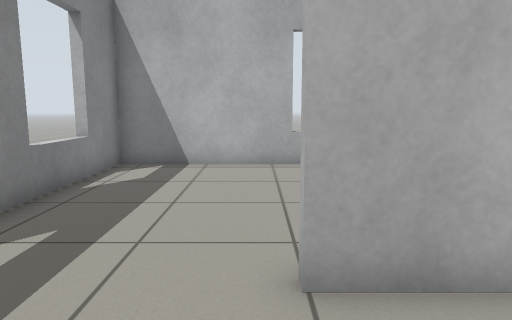
View 1 (above)

12 first-person views from a walk through a world built for the Gazebo simulator. The camera is 0.85 m above the floor, tilts 8° down and sees 70° across. The floor is counted in squares, 0.5 m on a side. Each view is taken from the middle of a square. On the plan, view 1 faces up. The plan holds only what a view shows up to about 17 squares ahead; the rest is blank.

View 2
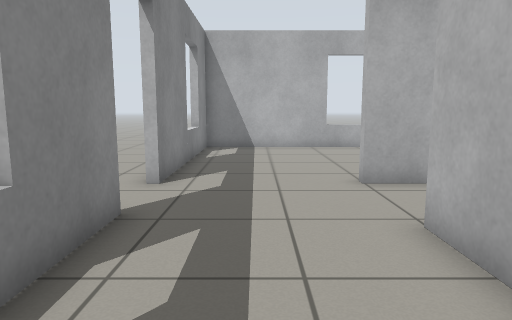

View 3
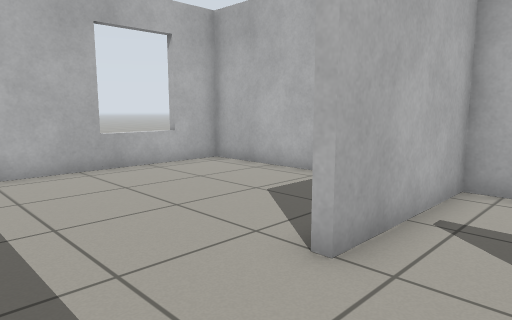

View 4
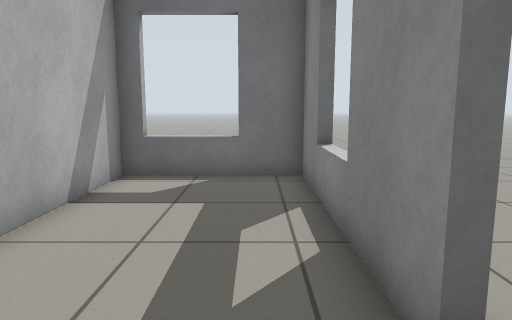

View 5
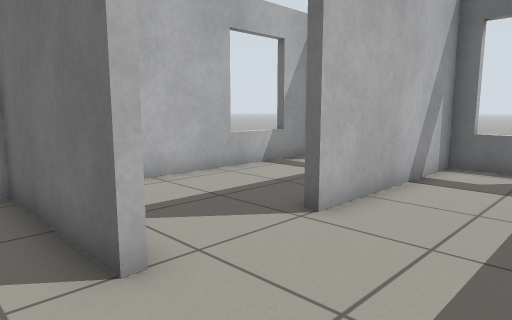

View 6
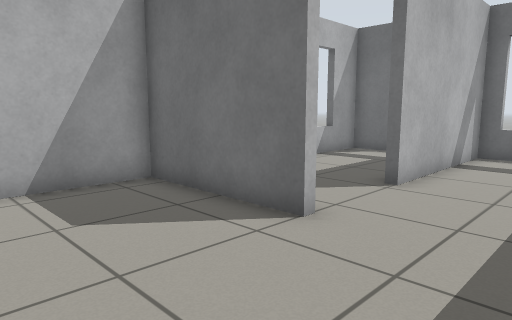

View 7
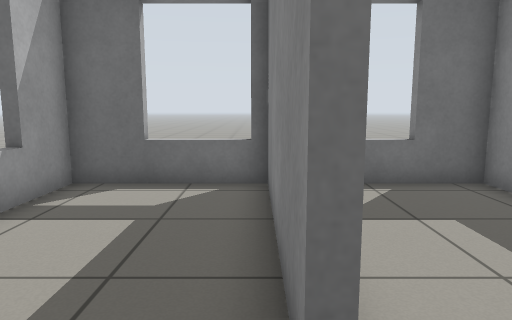

View 8
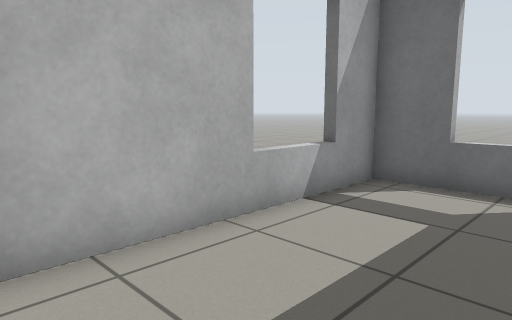

View 9
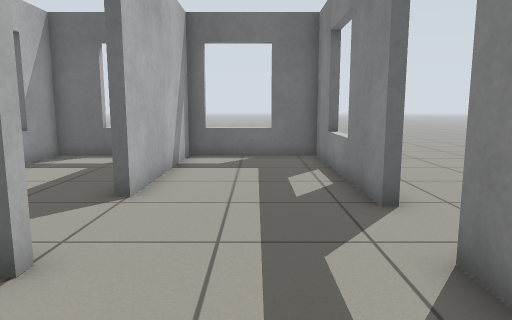

View 10
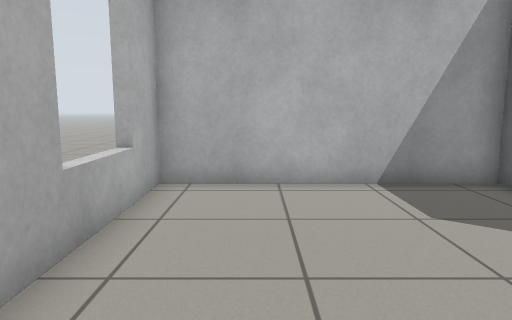

View 11
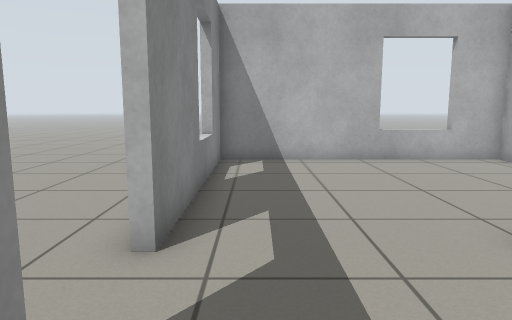

View 12
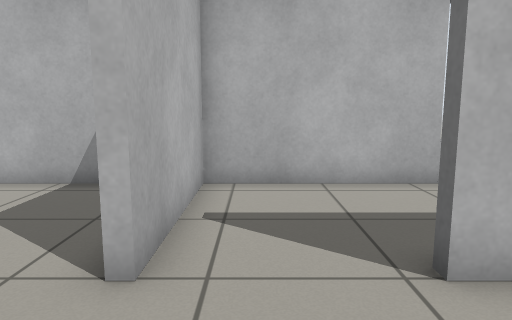

### Floor plan
Points are (right, up) in squares from view 1. A wall is a line through its corners. A room is listed if a view was taken in it or the views show most of it. See-through windows are left out.
Room 1 (views 1, 2, 3, 4, 5, 6, 9, 10, 11, 12)
walls: (0.4, 3.2) (0.4, 3.5) (5.2, 3.5) (5.2, 11.2) (-4.2, 11.2) (-4.2, 3.1); (-4.2, 0.8) (-4.2, -6.2) (0.4, -6.2) (0.4, 0.1)
ways out: opening at (1, 1.5) to room 2; open door at (-4, 2)
Room 2 (views 7, 8)
walls: (0.7, 0.1) (0.7, -6.2) (5.2, -6.2) (5.2, 3.2) (0.4, 3.2)
ways out: opening at (1, 1.5) to room 1

Positions as (right, up) in squares from view 1, and headings:
1: (0, 0), facing up
2: (-2, -5), facing up
3: (-3, 1), facing up-right
4: (-3, 3), facing down
5: (-3, 5), facing down-right
6: (-3, 8), facing down-right
7: (1, 2), facing down
8: (1, 2), facing down-right
9: (-2, 7), facing down
10: (-3, 9), facing right
11: (-3, -1), facing up
12: (-3, 2), facing right
